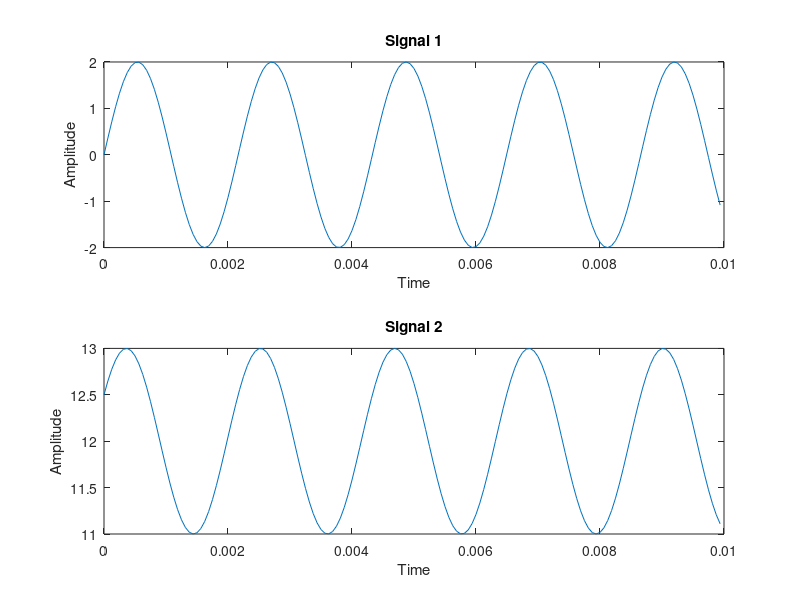

Source code (MATLAB):
clear;clc
fs = 16000; % 采样率
% t = 0:1/fs:1-1/fs; % 时间范围
t = 0:1/fs:0.01-1/fs; % 时间范围

% 生成信号1和信号2（频率相同，相位差为30度）
f = 462; % 频率
phase_diff_deg = 30; % 相位差（度）
phase_diff_rad = deg2rad(phase_diff_deg); % 将度转换为弧度

signal1 = 2*sin(2*pi*f*t); % 信号1
signal2 = sin(2*pi*f*t + phase_diff_rad)+12; % 信号2，加上相位差

% 显示信号1和信号2的波形
figure;
subplot(2,1,1);
plot(t, signal1);
title('Signal 1');
xlabel('Time');
ylabel('Amplitude');

subplot(2,1,2);
plot(t, signal2);
title('Signal 2');
xlabel('Time');
ylabel('Amplitude');

%%%%%%%%%%%%%
% 计算信号1和信号2的互相关函数
[acor, lag] = xcorr(normalize(signal1), normalize(signal2));

% 找到互相关函数的最大值及其位置
[~, idx] = max(abs(acor)); % 找到绝对值最大值
lagDiff = lag(idx); % 获取相应的位置（时延）

% 将时延转换为相位差（假设采样频率为fs）
timeDiff = lagDiff / fs; % 转换为时间差
phaseDiff_rad = timeDiff * 2*pi*f; % 将时间差转换为相位差（弧度）
phaseDiff_deg = rad2deg(phaseDiff_rad); % 将弧度转换为度数

fprintf('Estimated phase difference: %f degrees\n', phaseDiff_deg);